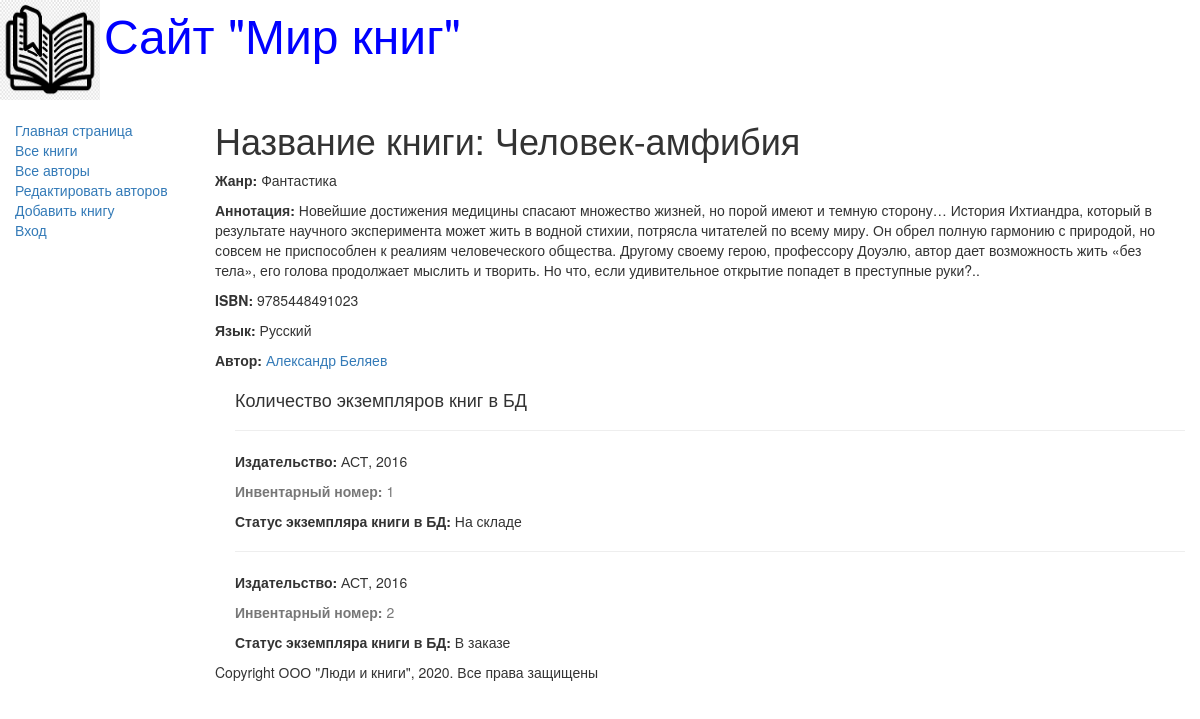
Screenshot of /book/1 with the database file from the repository.
### catalog/models.py (models this page shows, shortened)
class Book(models.Model):
    title = models.CharField(max_length=200,
            help_text="Введите название книги",
            verbose_name="Название книги")
    genre = models.ForeignKey('Genre', on_delete=models.CASCADE,
            help_text=" Выберите жанр для книги",
            verbose_name="Жaнp книги", null=True)
    language = models.ForeignKey('Language',
            on_delete=models.CASCADE,
            help_text="Выберите язык книги",
            verbose_name="Язык книги", null=True)
    author = models.ManyToManyField('Author',
            help_text="Выберите автора книги",
            verbose_name="Aвтop книги")
    summary = models.TextField(max_length=1000,
            help_text="Введите краткое описание книги",
            verbose_name="Аннотация книги")
    isbn = models.CharField(max_length=13,
            help_text="Должно содержать 13 символов",
            verbose_name = "ISBN книги")
    def display_author(self):
        return ', '.join([author.last_name for author in self.author.all()])
    display_author.short_description = 'Авторы'

class Genre(models.Model):
    name = models.CharField(max_length=200,
        help_text=" Введите жанр книги",
        verbose_name="Жaнp книги")
    def __str__(self):
        return self.name

class Language(models.Model):
    name = models.CharField(max_length=20,
        help_text=" Введите язык книги",
        verbose_name="Язык книги")
    def __str__(self):
        return self.name

class Author(models.Model):
    first_name = models.CharField(max_length=100,
            help_text="Введите имя автора",
            verbose_name="Имя автора")
    last_name = models.CharField(max_length=100,
            help_text="Введите фамилию автора",
            verbose_name="Фамилия автора")
    date_of_birth = models.DateField(
            help_text="Введите дату рождения",
            verbose_name="Дaтa рождения",
            null=True, blank=True)
    date_of_death = models.DateField(
            help_text="Введите дату смерти",
            verbose_name="Дaтa смерти",
            null=True, blank=True)

class BookInstance(models.Model):
    book = models.ForeignKey('Book', on_delete=models.CASCADE, null=True)
    inv_nom = models.CharField(max_length=20, null=True,
                help_text="Введите инвентарный номер экземпляра",
                verbose_name="Инвентарный номер")
    imprint = models.CharField(max_length=200, null=True,
                    help_text="Введите издательство и год выnуска",
                    verbose_name="Издательство")
    status = models.ForeignKey('Status', on_delete=models.CASCADE,
                    null=True,
                    help_text='Изменить состояние экземпляра',
                    verbose_name="Cтaтyc экземпляра книги")
    due_back = models.DateField(null=True, blank=True,
                    help_text = "Введите конец срока статуса",
                    verbose_name = "Дaтa окончания статуса")
    borrower = models.ForeignKey(User, on_delete=models.SET_NULL,
                    null=True, blank=True,
                    verbose_name="Заказчик",
                    help_text='Выберите заказчика книги')

class Status(models.Model):
    name = models.CharField(max_length=20,
                help_text="Введите статус экземпляра книги",
                verbose_name = "Cтaтyc экземпляра книги")
    def __str__(self):
        return self.name

### catalog/views.py (the view)
# urls.py: re_path(r'^book/(?P<pk>\d+)$', views.BookDetailView.as_view(), name='book-detail'),
class BookDetailView(generic.DetailView):
    model = Book

### catalog/templates/catalog/book_detail.html (shortened to what this page needs)
{% extends "base_generic.html" %}
{% block content %}
  <h1>Название книги: {{ book.title }}</h1>
  <p><strong>Жанр:</strong> {{ book.genre }}</p>
  <p><strong>Аннотация:</strong> {{ book.summary }}</p>
  <p><strong>ISBN:</strong> {{ book.isbn }}</p>
  <p><strong>Язык:</strong> {{ book.language }}</p>
     {% for author in book.author.all %}
        <p><strong>Автор:</strong>
           <a href="">{{ author.first_name }}
                      {{author.last_name}}</a></p>
     {% endfor %}
<div style="margin-left:20px;margin-top:20px">
    <h4>Количество экземпляров книг в БД</h4>
    {% for copy in book.bookinstance_set.all %}
       <hr>
       <p><strong>Издательство:</strong> {{copy.imprint}}</p>
       <p class="text-muted"><strong>Инвентарный номер:</strong> {{copy.id}}</p>
       <p><strong>Статус экземпляра книги в БД:</strong> {{copy.status}}</p>
    {% endfor %}
  </div>
{% endblock %}   .

### catalog/templates/base_generic.html (shortened to what this page needs)
<!DOCTYPE html>
<html lang="en">
<head>
  <link rel="stylesheet"
        href="https://maxcdn.bootstrapcdn.com/bootstrap/3.3.7/css/bootstrap.min.css">
  {% load static %}
  <link rel="stylesheet" href="{% static 'css/styles.css' %}">
  {% block head %}
    <img src="{% static 'images/logo.jpg' %}"
         style="width:100px; height:100px" align="absmiddle">
    <font size="7" color="blue">Сайт "Мир книг"</font>
  {% endblock %}
</head>
<body>
  <div class="container-fluid">
    <div class="row">
        <div class="col-sm-2">
        {% block sidebar %}
        <ul class="sidebar-nav">
            <li><a href="{% url 'index' %}">Главная страница</a></li>
            <li><a href="{% url 'books' %}">Все книги</a></li>
            <li><a href="{% url 'authors' %}">Все авторы</a></li>
            <li><a href="{% url 'authors_add' %}">Редактировать авторов</a></li>
            <li><a href="{% url 'book_create' %}">Добавить книгу</a></li>
         {% if user.is_authenticated %}
            <li>Пользователь: {{ user.get_username }}</li>
            <li>
                <form method="post" action="{% url 'logout' %}">
                    {% csrf_token %}
                    <li><a href="{% url 'my-borrowed' %}">Мои заказы</a></li>
                    <button type="submit" class="btn btn-link">Выход</button>
                </form>
             </li>
          {% else %}
            <li><a href="{% url 'login'%}?next={{request.path}}">Вход</a></li>
          {% endif %}
        </ul>
        {% endblock %}
        </div>
        <div class="col-sm-10">
        {% block content %}{% endblock %}
        {% block footer %}
            {% block copyright %}
          <p>Copyright ООО "Люди и книги", 2020. Все права защищены</p>
            {% endblock %}
        {% endblock %}
        </div>
      </div>
  </div>
</body>
</html>

### catalog/static/css/styles.css (style rules this page uses)
.sidebar-nav { margin-top: 20px; padding: 0; list-style: none; }

### rows the page displays
Book: title "Человек-амфибия", genre "Фантастика", summary "Новейшие достижения медицины спасают множество жизней, но порой имеют и темную сторону… История Ихтиандра, который в результате научного эксперимента может жить в водной стихии, потрясла читателей по всему миру. Он обрел полную гармонию с природой, но совсем не приспособлен к реалиям человеческого общества. Другому своему герою, профессору Доуэлю, автор дает возможность жить «без тела», его голова продолжает мыслить и творить. Но что, если удивительное открытие попадет в преступные руки?..", isbn "9785448491023", language "Русский"
Author: first_name "Александр", last_name "Беляев"
BookInstance: imprint "АСТ, 2016", id "1", status "На складе"
BookInstance: imprint "АСТ, 2016", id "2", status "В заказе"
